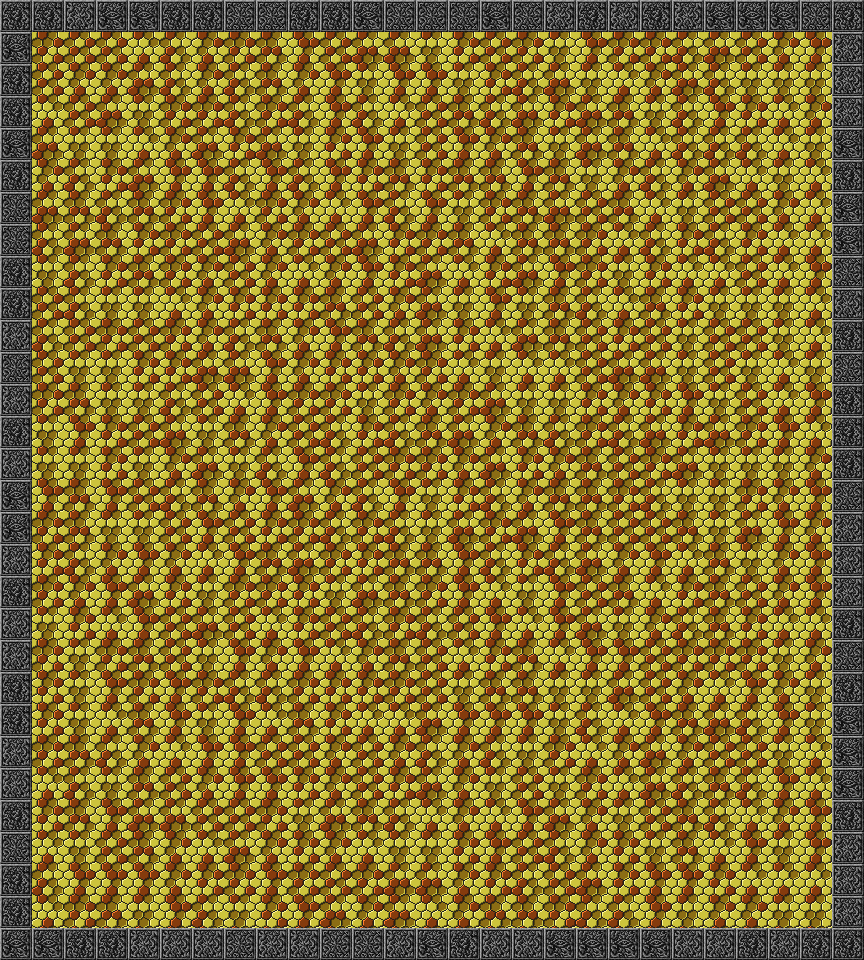

A level layout from a 2D game, rendered from its tile map. Below: a short description, then the map file with tile-grid data replaced by summaries:
An orthogonal 27x30 tile map with 32x32 px tiles, 2 tile layers (Background, Top) and 7 objects (2x NPC, Blocker).

<map version="1.0" orientation="orthogonal" width="27" height="30" tilewidth="32" tileheight="32">
 <properties>
  <property name="PlayerPositionX" value="10" />
  <property name="PlayerPositionY" value="10" />
  <property name="Story" value="initialDialog" />
 </properties>
 <tileset firstgid="1" name="dungeon" tilewidth="32" tileheight="32">
  <image source="tiles/dungeon.png" width="2048" height="1536" />
 </tileset>
 <layer name="Background" width="27" height="30">
  <data>[810 cells, 810 non-empty, 14 distinct tile ids]</data>
 </layer>
 <layer name="Top" width="27" height="30">
  <data>[810 cells, 0 non-empty, 0 distinct tile ids]</data>
 </layer>
 <objectgroup name="Collisions" width="27" height="30">
  <object x="832" y="0" width="32" height="960" />
  <object x="0" y="0" width="32" height="960" />
  <object x="32" y="928" width="800" height="32" />
  <object x="32" y="0" width="800" height="32" />
 </objectgroup>
 <objectgroup name="Exits" width="27" height="30" />
 <objectgroup name="NPC" width="27" height="30">
  <object name="King" type="NPC" x="384" y="672" width="32" height="64">
   <properties>
    <property name="Actions" value="talk,move" />
    <property name="Speed" value="100" />
    <property name="Texture" value="king" />
   </properties>
  </object>
  <object name="Guard1" type="NPC" x="384" y="64" width="32" height="64">
   <properties>
    <property name="Actions" value="talk" />
    <property name="Speed" value="10" />
    <property name="Texture" value="guard" />
   </properties>
  </object>
 </objectgroup>
 <objectgroup name="Spawn" width="27" height="30">
  <object type="Blocker" x="672" y="96" width="96" height="96">
   <properties>
    <property name="Number" value="5" />
   </properties>
  </object>
 </objectgroup>
 <objectgroup name="Interactions" width="27" height="30" />
</map>
